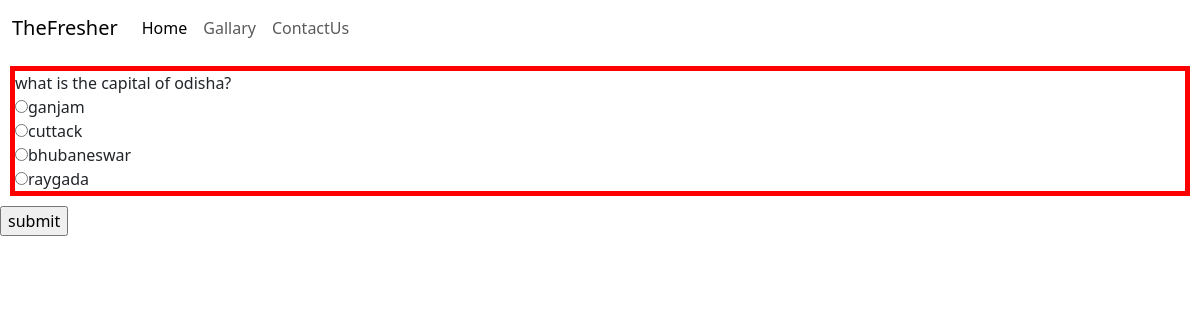
/Testpaper/?n=1 (signed in), run on the app's committed database.
### home/models.py (models this page shows)
class Questions(models.Model):
    qid=models.BigAutoField(auto_created=True,primary_key=True)
    que=models.TextField()
    a=models.CharField(max_length=255)
    b=models.CharField(max_length=255)
    c=models.CharField(max_length=255)
    d=models.CharField(max_length=255)
    ans=models.CharField(max_length=2)

### home/views.py (the view)
# urls.py: path('Testpaper/',testPaper,name='testPaper'),
def testPaper(request):
    if 'name' not in request.session.keys():
        res=HttpResponse("LoginForm")
    else:
        n=int(request.GET['n'])
        question_pool=list(Questions.objects.all())
        random.shuffle(question_pool)
        qusetions_list=question_pool[:n]
        context={'questions':qusetions_list}
        res=render(request,'TestPaper.html',context)
    return res

### home/templates/TestPaper.html (shortened to what this page needs)
{% extends "headerandfooter.html" %}
{% block content %}
    <form action="{% url 'home:calculateTest'%}" method="post">
        <div style="border: 5px solid red; margin: 10px;">
            <div>
                {{ques.que}}
            </div>
            <div><input type="radio" name="{{ques.qid}}" value="a">{{ques.a}}</div>
            <div><input type="radio" name="{{ques.qid}}" value="b">{{ques.b}}</div>
            <div><input type="radio" name="{{ques.qid}}" value="c">{{ques.c}}</div>
            <div><input type="radio" name="{{ques.qid}}" value="d">{{ques.d}}</div>
        </div>
        <div><input type="submit" value="submit"></div>
    </form>
{% endblock %}

### data on the page
Questions: que "what is the capital of odisha?", a "ganjam", b "cuttack", c "bhubaneswar", d "raygada"
